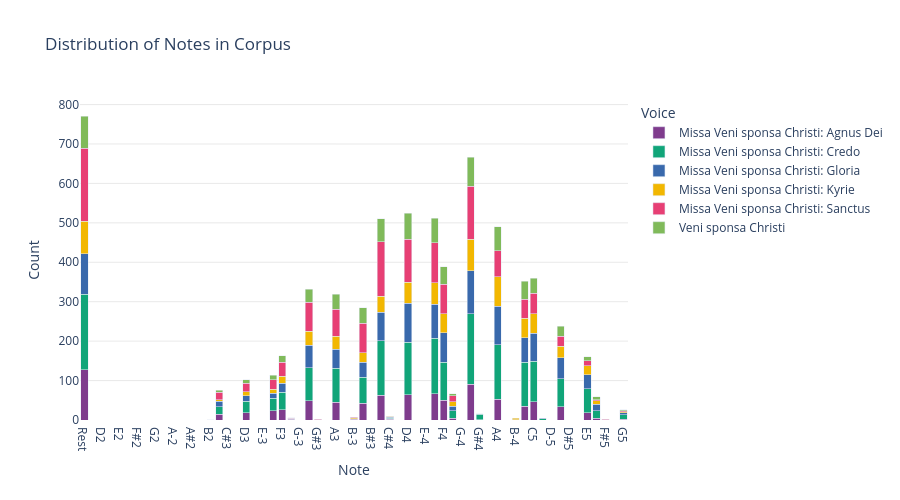

The cell this chart's notebook holds for it:
### Markdown cell above
## 7c. Corpus Notes as Barchart

Here we consider the *counts* of all the, voice by voice

### Code cell
# run function and create chart
nr = corpus_notes(corpus, combine_unisons_choice, combine_rests_choice)

id_vars = ['Composer', 'Title', 'Date']

# Use list comprehension to determine value_vars
value_vars = [col for col in nr.columns if col not in id_vars]

# Melt the DataFrame
melted_df = pd.melt(
    nr,
    id_vars=id_vars,
    value_vars=value_vars,
    var_name='Voice',
    value_name='Note'
)

melted_df['Note'] = melted_df['Note'].replace('NaN', np.nan)

# Remove NaN values for the visualization
melted_df_clean = melted_df.dropna(subset=['Note'])

# Create a basic bar chart showing the count of each note
chart_title = "Distribution of Notes in Corpus"

chosen_feature_to_compare = 'Title'

# Pre-aggregate the data (similar to your working example)
grouped_data = melted_df_clean.groupby(['Note', chosen_feature_to_compare]).size().reset_index(name='count')

# Create the bar chart with the pre-aggregated data
fig = px.bar(
    grouped_data,
    x='Note',
    y='count',
    color=chosen_feature_to_compare,
    barmode='stack',  # or 'group' if you prefer stacked bars
    color_discrete_sequence=px.colors.qualitative.Bold,  # Bold color scheme
    opacity=1.0,  # Full opacity for vibrant colors
    title=chart_title,
    category_orders={'Note': pitch_order}
)

# Update layout for clean appearance
fig.update_layout(
    xaxis_title="Note", 
    yaxis_title="Count",
    legend_title='Voice',
    height=500,
    width=900,
    plot_bgcolor='white',  # White background
    paper_bgcolor='white',  # White paper background
    xaxis={'categoryorder': 'array', 'categoryarray': pitch_order}
)

# Minimize grid lines
fig.update_xaxes(showgrid=False)
fig.update_yaxes(gridcolor='lightgray', gridwidth=0.5)

fig.show()

### Figure 1 — Plotly figure (JSON) as saved in the notebook; plotly's stock layout.template omitted (floating-point values rounded to 4 significant figures)
{"data": [{"alignmentgroup": "True", "hovertemplate": "Title=Missa Veni sponsa Christi: Agnus Dei<br>Note=%{x}<br>count=%{y}<extra></extra>", "legendgroup": "Missa Veni sponsa Christi: Agnus Dei", "marker": {"color": "rgb(127, 60, 141)", "opacity": 1, "pattern": {"shape": ""}}, "name": "Missa Veni sponsa Christi: Agnus Dei", "offsetgroup": "Missa Veni sponsa Christi: Agnus Dei", "orientation": "v", "showlegend": true, "textposition": "auto", "type": "bar", "x": ["A3", "A4", "B-3", "B2", "B3", "B4", "C#4", "C3", "C4", "C5", "D3", "D4", "D5", "E3", "E4", "E5", "F#3", "F#4", "F3", "F4", "F5", "G#4", "G3", "G4", "G5", "Rest"], "xaxis": "x", "y": [45, 53, 2, 1, 43, 35, 2, 14, 63, 46, 18, 64, 33, 23, 67, 19, 2, 5, 26, 50, 4, 1, 49, 91, 2, 128], "yaxis": "y"}, {"alignmentgroup": "True", "hovertemplate": "Title=Missa Veni sponsa Christi: Credo<br>Note=%{x}<br>count=%{y}<extra></extra>", "legendgroup": "Missa Veni sponsa Christi: Credo", "marker": {"color": "rgb(17, 165, 121)", "opacity": 1, "pattern": {"shape": ""}}, "name": "Missa Veni sponsa Christi: Credo", "offsetgroup": "Missa Veni sponsa Christi: Credo", "orientation": "v", "showlegend": true, "textposition": "auto", "type": "bar", "x": ["A3", "A4", "B3", "B4", "C#4", "C#5", "C3", "C4", "C5", "D3", "D4", "D5", "E3", "E4", "E5", "F#4", "F#5", "F3", "F4", "F5", "G#4", "G3", "G4", "G5", "Rest"], "xaxis": "x", "y": [86, 138, 65, 111, 2, 3, 20, 138, 103, 29, 133, 71, 32, 140, 60, 19, 1, 44, 96, 20, 13, 83, 178, 11, 191], "yaxis": "y"}, {"alignmentgroup": "True", "hovertemplate": "Title=Missa Veni sponsa Christi: Gloria<br>Note=%{x}<br>count=%{y}<extra></extra>", "legendgroup": "Missa Veni sponsa Christi: Gloria", "marker": {"color": "rgb(57, 105, 172)", "opacity": 1, "pattern": {"shape": ""}}, "name": "Missa Veni sponsa Christi: Gloria", "offsetgroup": "Missa Veni sponsa Christi: Gloria", "orientation": "v", "showlegend": true, "textposition": "auto", "type": "bar", "x": ["A3", "A4", "B-3", "B-4", "B3", "B4", "C#4", "C#5", "C3", "C4", "C5", "D3", "D4", "D5", "E3", "E4", "E5", "F#3", "F#4", "F3", "F4", "F5", "G#3", "G3", "G4", "G5", "Rest"], "xaxis": "x", "y": [49, 97, 1, 1, 38, 63, 3, 2, 13, 72, 71, 14, 99, 54, 13, 86, 36, 1, 11, 23, 75, 16, 1, 58, 110, 5, 103], "yaxis": "y"}, {"alignmentgroup": "True", "hovertemplate": "Title=Missa Veni sponsa Christi: Kyrie<br>Note=%{x}<br>count=%{y}<extra></extra>", "legendgroup": "Missa Veni sponsa Christi: Kyrie", "marker": {"color": "rgb(242, 183, 1)", "opacity": 1, "pattern": {"shape": ""}}, "name": "Missa Veni sponsa Christi: Kyrie", "offsetgroup": "Missa Veni sponsa Christi: Kyrie", "orientation": "v", "showlegend": true, "textposition": "auto", "type": "bar", "x": ["A3", "A4", "B-3", "B-4", "B3", "B4", "C#4", "C3", "C4", "C5", "D3", "D4", "D5", "E3", "E4", "E5", "F#4", "F3", "F4", "F5", "G3", "G4", "G5", "Rest"], "xaxis": "x", "y": [33, 75, 3, 3, 25, 49, 2, 4, 41, 49, 11, 53, 29, 10, 55, 22, 11, 18, 49, 9, 35, 80, 3, 82], "yaxis": "y"}, {"alignmentgroup": "True", "hovertemplate": "Title=Missa Veni sponsa Christi: Sanctus<br>Note=%{x}<br>count=%{y}<extra></extra>", "legendgroup": "Missa Veni sponsa Christi: Sanctus", "marker": {"color": "rgb(231, 63, 116)", "opacity": 1, "pattern": {"shape": ""}}, "name": "Missa Veni sponsa Christi: Sanctus", "offsetgroup": "Missa Veni sponsa Christi: Sanctus", "orientation": "v", "showlegend": true, "textposition": "auto", "type": "bar", "x": ["A3", "A4", "B-3", "B3", "B4", "C3", "C4", "C5", "D3", "D4", "D5", "E3", "E4", "E5", "F#3", "F#4", "F#5", "F3", "F4", "F5", "G#3", "G3", "G4", "G5", "Rest"], "xaxis": "x", "y": [68, 66, 1, 75, 48, 19, 138, 52, 21, 109, 25, 24, 102, 13, 2, 16, 1, 36, 74, 3, 1, 74, 134, 3, 185], "yaxis": "y"}, {"alignmentgroup": "True", "hovertemplate": "Title=Veni sponsa Christi<br>Note=%{x}<br>count=%{y}<extra></extra>", "legendgroup": "Veni sponsa Christi", "marker": {"color": "rgb(128, 186, 90)", "opacity": 1, "pattern": {"shape": ""}}, "name": "Veni sponsa Christi", "offsetgroup": "Veni sponsa Christi", "orientation": "v", "showlegend": true, "textposition": "auto", "type": "bar", "x": ["A3", "A4", "B3", "B4", "C#4", "C3", "C4", "C5", "D3", "D4", "D5", "E3", "E4", "E5", "F#3", "F#4", "F3", "F4", "F5", "G#4", "G3", "G4", "G5", "Rest"], "xaxis": "x", "y": [38, 61, 39, 46, 1, 5, 58, 38, 9, 66, 26, 11, 62, 11, 1, 5, 16, 45, 7, 2, 33, 74, 2, 82], "yaxis": "y"}], "layout": {"barmode": "stack", "height": 500, "legend": {"title": {"text": "Voice"}, "tracegroupgap": 0}, "paper_bgcolor": "white", "plot_bgcolor": "white", "title": {"text": "Distribution of Notes in Corpus"}, "width": 900, "xaxis": {"anchor": "y", "categoryarray": ["Rest", "C2", "D2", "E-2", "E2", "F2", "F#2", "G-2", "G2", "G#2", "A-2", "A2", "A#2", "B-2", "B2", "C3", "C#3", "D-3", "D3", "D#3", "E-3", "E3", "F3", "F#3", "G-3", "G3", "G#3", "A-3", "A3", "A#3", "B-3", "B3", "B#3", "C4", "C#4", "D-4", "D4", "D#4", "E-4", "E4", "F4", "F#4", "G-4", "G4", "G#4", "A-4", "A4", "A#4", "B-4", "B4", "C5", "C#5", "D-5", "D5", "D#5", "E-5", "E5", "F5", "F#5", "G-5", "G5", "G#5", "A-5", "A5", "A#5", "B-5", "B5", "C6"], "categoryorder": "array", "domain": [0, 1], "showgrid": false, "title": {"text": "Note"}}, "yaxis": {"anchor": "x", "domain": [0, 1], "gridcolor": "lightgray", "gridwidth": 0.5, "title": {"text": "Count"}}}}
